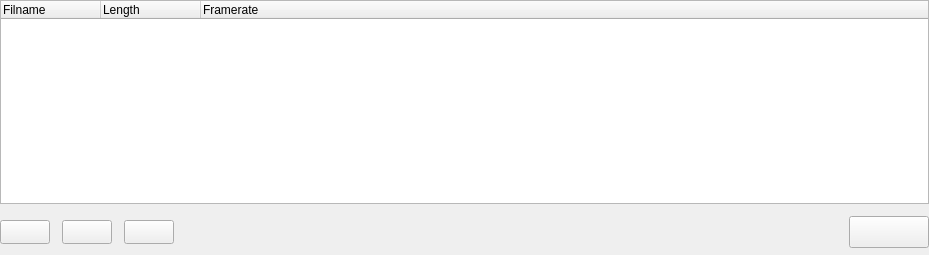
<ui version="4.0" >
 <class>TTVideoFileListWidget</class>
 <widget class="QWidget" name="TTVideoFileListWidget" >
  <property name="geometry" >
   <rect>
    <x>0</x>
    <y>0</y>
    <width>929</width>
    <height>255</height>
   </rect>
  </property>
  <property name="sizePolicy" >
   <sizepolicy vsizetype="Preferred" hsizetype="Preferred" >
    <horstretch>1</horstretch>
    <verstretch>1</verstretch>
   </sizepolicy>
  </property>
  <property name="minimumSize" >
   <size>
    <width>620</width>
    <height>100</height>
   </size>
  </property>
  <property name="baseSize" >
   <size>
    <width>620</width>
    <height>120</height>
   </size>
  </property>
  <property name="windowTitle" >
   <string>Form</string>
  </property>
  <layout class="QGridLayout" name="gridLayout" >
   <property name="leftMargin" >
    <number>0</number>
   </property>
   <property name="topMargin" >
    <number>0</number>
   </property>
   <property name="rightMargin" >
    <number>0</number>
   </property>
   <property name="bottomMargin" >
    <number>7</number>
   </property>
   <property name="spacing" >
    <number>12</number>
   </property>
   <item row="0" column="0" colspan="5" >
    <widget class="QTreeWidget" name="videoListView" >
     <property name="focusPolicy" >
      <enum>Qt::StrongFocus</enum>
     </property>
     <property name="contextMenuPolicy" >
      <enum>Qt::CustomContextMenu</enum>
     </property>
     <property name="frameShape" >
      <enum>QFrame::StyledPanel</enum>
     </property>
     <property name="frameShadow" >
      <enum>QFrame::Plain</enum>
     </property>
     <property name="rootIsDecorated" >
      <bool>false</bool>
     </property>
     <property name="itemsExpandable" >
      <bool>false</bool>
     </property>
     <property name="sortingEnabled" >
      <bool>false</bool>
     </property>
     <property name="columnCount" >
      <number>3</number>
     </property>
     <column>
      <property name="text" >
       <string>Filname</string>
      </property>
     </column>
     <column>
      <property name="text" >
       <string>Length</string>
      </property>
     </column>
     <column>
      <property name="text" >
       <string>Framerate</string>
      </property>
     </column>
    </widget>
   </item>
   <item row="1" column="0" >
    <widget class="QPushButton" name="pbEntryUp" >
     <property name="sizePolicy" >
      <sizepolicy vsizetype="Preferred" hsizetype="Preferred" >
       <horstretch>0</horstretch>
       <verstretch>0</verstretch>
      </sizepolicy>
     </property>
     <property name="minimumSize" >
      <size>
       <width>50</width>
       <height>24</height>
      </size>
     </property>
     <property name="maximumSize" >
      <size>
       <width>50</width>
       <height>24</height>
      </size>
     </property>
     <property name="sizeIncrement" >
      <size>
       <width>1</width>
       <height>1</height>
      </size>
     </property>
     <property name="baseSize" >
      <size>
       <width>60</width>
       <height>32</height>
      </size>
     </property>
     <property name="text" >
      <string/>
     </property>
     <property name="icon" >
      <iconset resource="videofilelistwidget.qrc" >
       <normaloff>:/pixmaps/pixmaps/uparrow_18.xpm</normaloff>:/pixmaps/pixmaps/uparrow_18.xpm</iconset>
     </property>
     <property name="iconSize" >
      <size>
       <width>12</width>
       <height>12</height>
      </size>
     </property>
    </widget>
   </item>
   <item row="1" column="1" >
    <widget class="QPushButton" name="pbEntryDown" >
     <property name="sizePolicy" >
      <sizepolicy vsizetype="Preferred" hsizetype="Preferred" >
       <horstretch>0</horstretch>
       <verstretch>0</verstretch>
      </sizepolicy>
     </property>
     <property name="minimumSize" >
      <size>
       <width>50</width>
       <height>24</height>
      </size>
     </property>
     <property name="maximumSize" >
      <size>
       <width>50</width>
       <height>24</height>
      </size>
     </property>
     <property name="sizeIncrement" >
      <size>
       <width>1</width>
       <height>1</height>
      </size>
     </property>
     <property name="baseSize" >
      <size>
       <width>60</width>
       <height>32</height>
      </size>
     </property>
     <property name="text" >
      <string/>
     </property>
     <property name="icon" >
      <iconset resource="videofilelistwidget.qrc" >
       <normaloff>:/pixmaps/pixmaps/downarrow_18.xpm</normaloff>:/pixmaps/pixmaps/downarrow_18.xpm</iconset>
     </property>
     <property name="iconSize" >
      <size>
       <width>12</width>
       <height>12</height>
      </size>
     </property>
    </widget>
   </item>
   <item row="1" column="2" >
    <widget class="QPushButton" name="pbEntryDelete" >
     <property name="sizePolicy" >
      <sizepolicy vsizetype="Preferred" hsizetype="Preferred" >
       <horstretch>0</horstretch>
       <verstretch>0</verstretch>
      </sizepolicy>
     </property>
     <property name="minimumSize" >
      <size>
       <width>50</width>
       <height>24</height>
      </size>
     </property>
     <property name="maximumSize" >
      <size>
       <width>50</width>
       <height>24</height>
      </size>
     </property>
     <property name="sizeIncrement" >
      <size>
       <width>1</width>
       <height>1</height>
      </size>
     </property>
     <property name="baseSize" >
      <size>
       <width>60</width>
       <height>32</height>
      </size>
     </property>
     <property name="text" >
      <string/>
     </property>
     <property name="icon" >
      <iconset resource="videofilelistwidget.qrc" >
       <normaloff>:/pixmaps/pixmaps/cancel_18.xpm</normaloff>:/pixmaps/pixmaps/cancel_18.xpm</iconset>
     </property>
     <property name="iconSize" >
      <size>
       <width>12</width>
       <height>12</height>
      </size>
     </property>
    </widget>
   </item>
   <item row="1" column="3" >
    <spacer name="horizontalSpacer" >
     <property name="orientation" >
      <enum>Qt::Horizontal</enum>
     </property>
     <property name="sizeHint" stdset="0" >
      <size>
       <width>676</width>
       <height>20</height>
      </size>
     </property>
    </spacer>
   </item>
   <item row="1" column="4" >
    <widget class="QPushButton" name="pbVideoFileOpen" >
     <property name="sizePolicy" >
      <sizepolicy vsizetype="Preferred" hsizetype="Preferred" >
       <horstretch>1</horstretch>
       <verstretch>1</verstretch>
      </sizepolicy>
     </property>
     <property name="minimumSize" >
      <size>
       <width>80</width>
       <height>32</height>
      </size>
     </property>
     <property name="maximumSize" >
      <size>
       <width>120</width>
       <height>32</height>
      </size>
     </property>
     <property name="text" >
      <string/>
     </property>
     <property name="icon" >
      <iconset resource="videofilelistwidget.qrc" >
       <normaloff>:/pixmaps/pixmaps/fileopen_24.xpm</normaloff>:/pixmaps/pixmaps/fileopen_24.xpm</iconset>
     </property>
     <property name="iconSize" >
      <size>
       <width>14</width>
       <height>14</height>
      </size>
     </property>
    </widget>
   </item>
  </layout>
 </widget>
 <resources>
  <include location="videofilelistwidget.qrc" />
 </resources>
 <connections/>
</ui>
